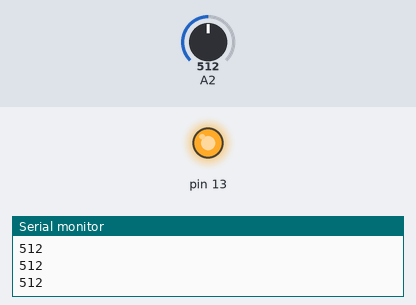
Bench run of a sketch on a simulated Arduino Uno, built with avr-gcc and run on an emulated ATmega328P. Shown: output pins drawn as LEDs (lit = HIGH), the last lines printed to the serial monitor. The test bench sets the inputs (shaded band); at power-on: A2 = 512.

Above: at 1.2 s.
1.3 s: A2 set to 107
2.8 s: A2 set to 91
At 3.9 s:
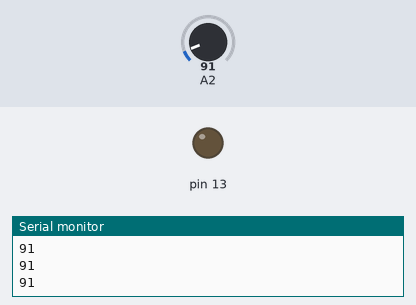
4.3 s: A2 set to 110
At 5.0 s:
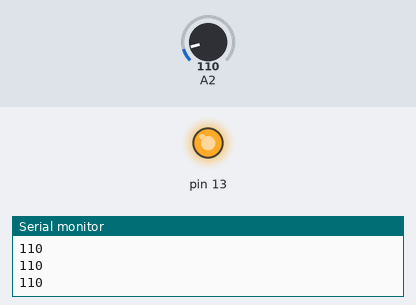
5.8 s: A2 set to 90
At 6.2 s:
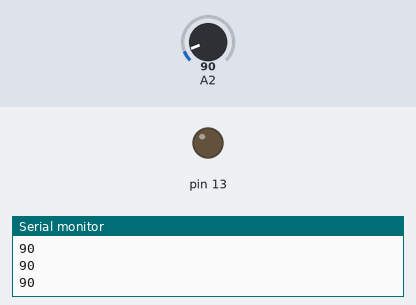
Timing chart, 0 to 8.3 s (numbered marks = the images above; inputs shaded):
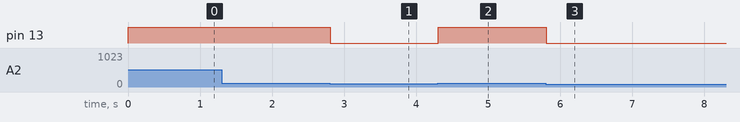

The sketch:

ADC_ESP.ino
```cpp
int sensor =0;
void setup() {
  pinMode(13,OUTPUT);
  pinMode(2,INPUT);
  Serial.begin(9600);
}
void loop() {
  sensor = analogRead(2);
  Serial.println(sensor);
  if (sensor >100)
  {
    digitalWrite(13,HIGH);
  }
  else if (sensor <100)
  {
    digitalWrite(13,LOW);
  }
}
```

Measured:
- the behaviour switches between 100 and 99 on A2 (found by bisection; images 0 and 1)
- after the input at 2.8 s, pin 13: HIGH → LOW at once
- after the input at 4.3 s, pin 13: LOW → HIGH at once
- after the input at 5.8 s, pin 13: HIGH → LOW at once
